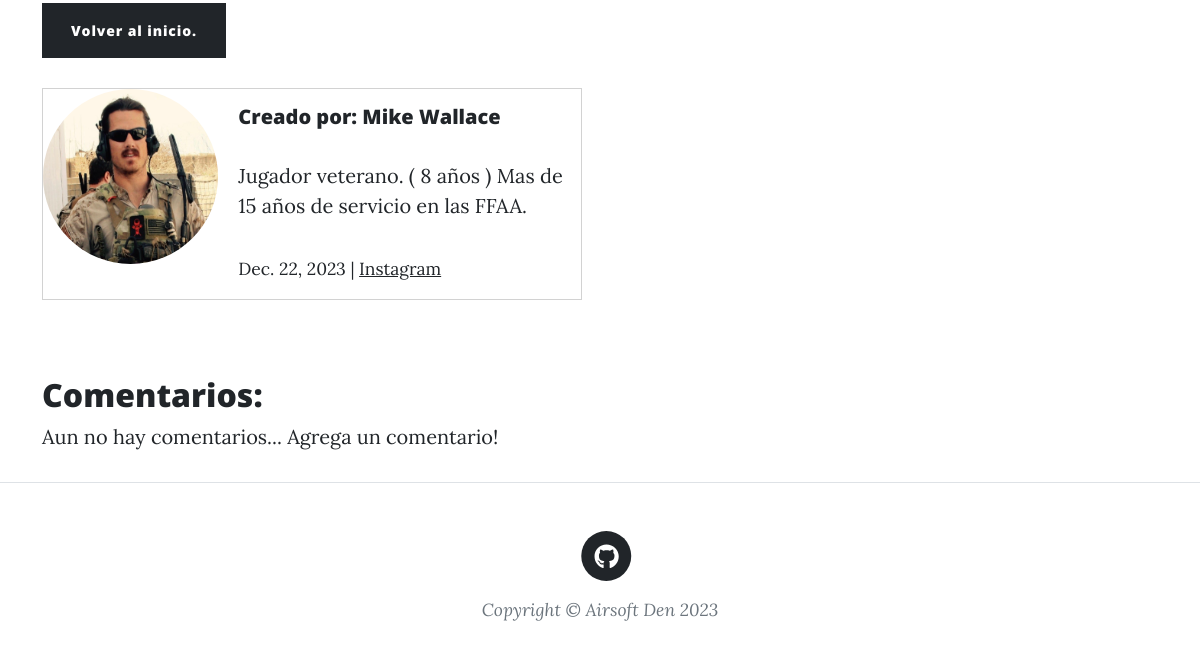
Before: /pages/8 (lower part) with the older database file.
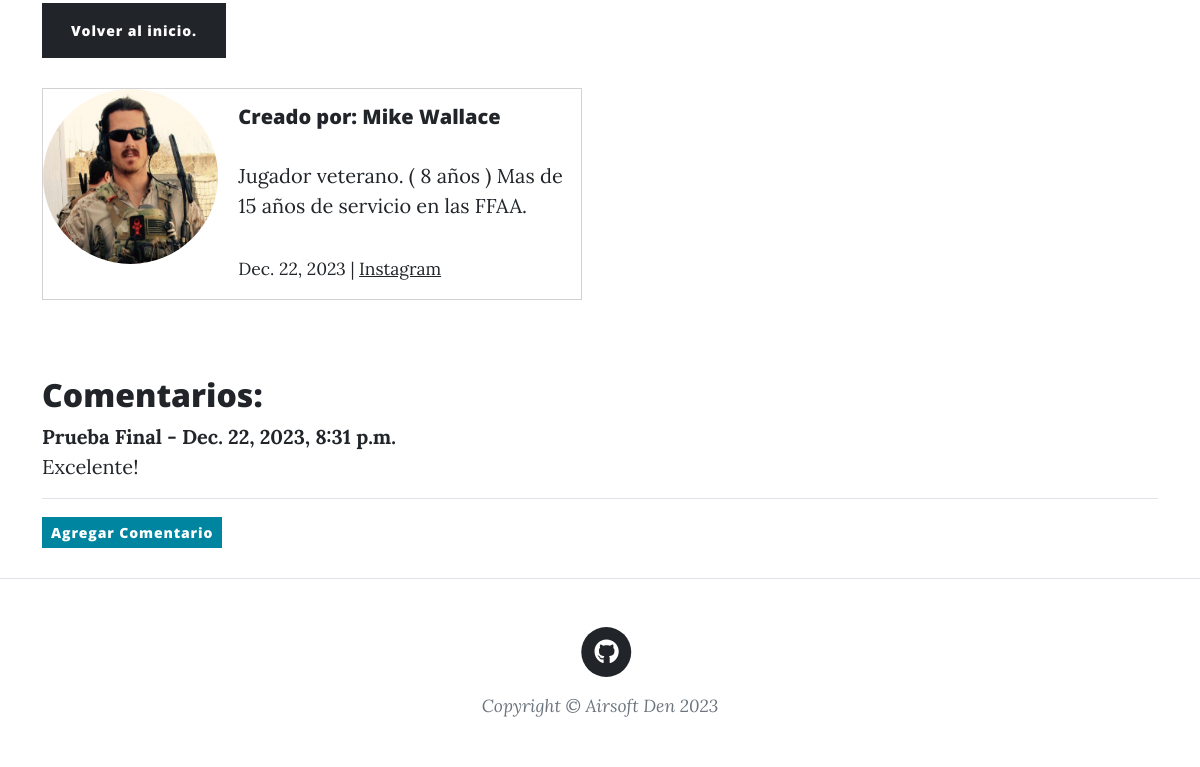
After: the same page with the newer database file.
### blogAPP/models.py (models this page shows, shortened)
class Comment(models.Model):
    post = models.ForeignKey(Post, related_name="comments", on_delete=models.CASCADE)
    name = models.CharField(max_length=255)
    body = models.TextField()
    date_added = models.DateTimeField(auto_now_add=True)

### blogAPP/views.py (the view)
# urls.py: path('pages/<int:pk>', ArticleDetailView.as_view(), name="article-detail"),
class ArticleDetailView(DetailView):
	model = Post
	template_name = 'article_details.html'
	def get_context_data(self, *args, **kwargs):
		cat_menu = Category.objects.all()
		context = super(ArticleDetailView, self).get_context_data(*args, **kwargs)
		context["cat_menu"] = cat_menu
		return context

### blogAPP/models.py (called while the page is built)
    def __str__(self):
        return self.nombre

### blogAPP/templates/article_details.html (shortened to what this page needs)
{% extends "main.html" %}
{% block contenidoQueCambia%}
<small>{{ post.fecha }} | <strong>{{ post.categoria }}</strong></small><br>
<br>
<br><br/>
<a class="btn btn-dark" href="/">Volver al inicio. </a>
<br>
<br>
<div class="card mb-3" style="max-width: 540px;">
    <div class="row g-0">
      <div class="col-md-4">
      {% if post.autor.profile.profile_pic %}
        <a href="{% url 'show_profile_page' post.autor.profile.id %}"><img src="{{ post.autor.profile.profile_pic.url }}" width="175" height="175" class="rounded-circle"></a>
      {% else %}
        <a href="{% url 'show_profile_page' post.autor.profile.id %}"><img src='/static/blogAPP/assets/img/home-btn.png' width="175" height="175" class="rounded-circle"></a>
      {% endif %}
      </div>
      <div class="col-md-8">
        <div class="card-body">
          <h5 class="card-title">Creado por: {{post.autor.first_name}} {{post.autor.last_name}}</h5>
          <p class="card-text">{{post.autor.profile.bio}}</p>
          <p class="card-text"><small class="text-body-secondary">{{ post.fecha }} |
           {% if post.autor.profile.instagram_url %}
                <a href="{{post.autor.profile.instagram_url}}" target="_blank">Instagram</a></small></p>
            {% endif %}
        </div>
      </div>
    </div>
  </div>
  <br/><br/>
  <h2>Comentarios:</h2>
  {% if not post.comments.all %}
    Aun no hay comentarios...<a href="{% url 'add_comment' post.pk %}"> Agrega un comentario!</a>
  {% else %}
    {% for comment in post.comments.all %}
      <strong>{{comment.name}} - {{comment.date_added}}</strong>
      <br/>
      {{ comment.body }}
      <hr>
    {% endfor %}
    <a class="btn btn-primary btn-sm" href="{% url 'add_comment' post.pk %}">Agregar Comentario</a>
  {% endif %}
  <br/><br/>
{% endblock contenidoQueCambia%}

Changed rows visible on the page:
added Comment: name "Prueba Final", date_added "Dec. 22, 2023, 8:31 p.m.", body "Excelente!"
Other visible differences:
text no longer shown: "Aun no hay comentarios... Agrega un comentario!"
text now shown: "Agregar Comentario"
